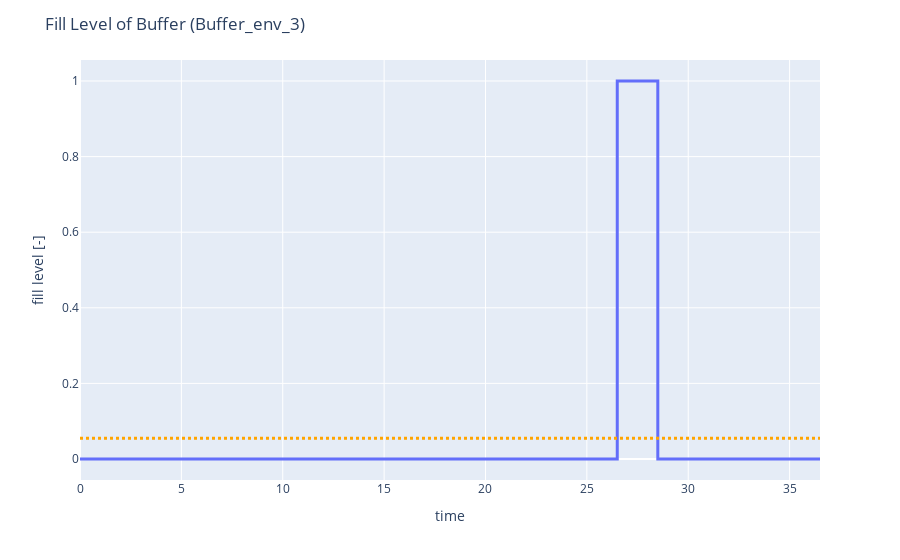

The notebook cell saved with this chart:
### Code cell
fig = buffer.draw_fill_level()

### Figure 1 — Plotly figure (JSON) as saved in the notebook; plotly's stock layout.template omitted (floating-point values rounded to 4 significant figures)
{"data": [{"hovertemplate": "x=%{x}<br>y=%{y}<extra></extra>", "legendgroup": "", "line": {"color": "#636efa", "dash": "solid", "shape": "vh", "width": 3}, "marker": {"symbol": "circle"}, "mode": "lines", "name": "", "orientation": "v", "showlegend": false, "type": "scatter", "x": [0, 4.5, 11.5, 15.5, 24.5, 26.5, 28.5, 36.5], "xaxis": "x", "y": [0, 0, 0, 0, 0, 0, 1, 0], "yaxis": "y"}], "layout": {"legend": {"tracegroupgap": 0}, "margin": {"t": 60}, "shapes": [{"line": {"color": "orange", "dash": "dot", "width": 3}, "type": "line", "x0": 0, "x1": 1, "xref": "x domain", "y0": 0.05479, "y1": 0.05479, "yref": "y"}], "title": {"text": "Fill Level of Buffer (Buffer_env_3)"}, "xaxis": {"anchor": "y", "domain": [0, 1], "title": {"text": "time"}}, "yaxis": {"anchor": "x", "domain": [0, 1], "title": {"text": "fill level [-]"}}}}
